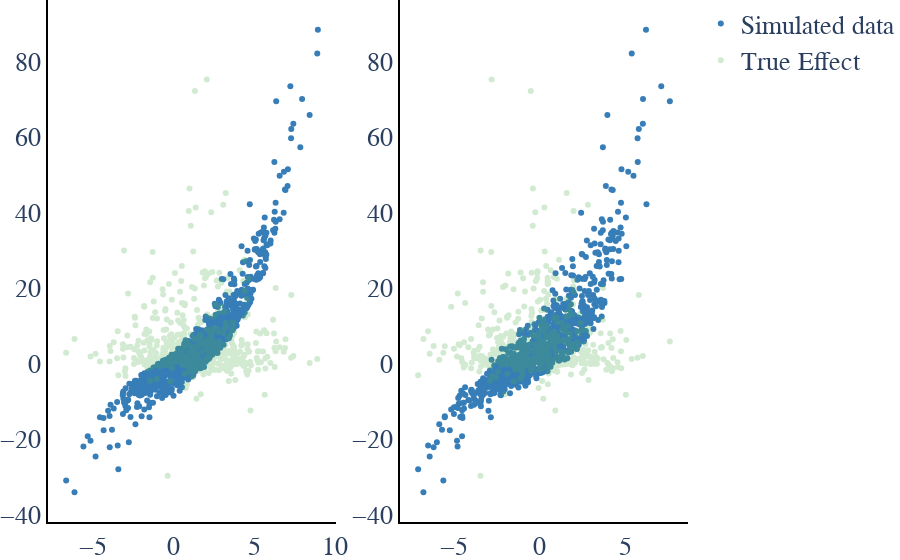

Notebook code for this chart:
### Code cell
fig = plot_ilr_X_vs_Y(X_sim_ilr, Y_sim, Y_star)

fig.write_image(os.path.join(savepath,
                             "Data_vs_trueeffect_" +str(p)+"InstrumentStrength_"+str(instrument_strength)+".pdf" ))

fig.show()

### Figure 1 — Plotly figure (JSON) as saved in the notebook; plotly's stock layout.template omitted (floating-point values rounded to 4 significant figures; data arrays with more than 128 entries replaced by an {"elided": "..."} marker saying what was removed)
{"data": [{"marker": {"color": "#377eb8"}, "mode": "markers", "name": "Simulated data", "showlegend": true, "type": "scatter", "x": {"elided": "1000 float values"}, "xaxis": "x", "y": {"elided": "1000 float values"}, "yaxis": "y"}, {"marker": {"color": "#4daf4a"}, "mode": "markers", "name": "True Effect", "opacity": 0.25, "showlegend": true, "type": "scatter", "x": {"elided": "1000 float values"}, "xaxis": "x", "y": {"elided": "500 float values"}, "yaxis": "y"}, {"marker": {"color": "#377eb8"}, "mode": "markers", "name": "Simulated data", "showlegend": false, "type": "scatter", "x": {"elided": "1000 float values"}, "xaxis": "x2", "y": {"elided": "1000 float values"}, "yaxis": "y2"}, {"marker": {"color": "#4daf4a"}, "mode": "markers", "name": "True Effect", "opacity": 0.25, "showlegend": false, "type": "scatter", "x": {"elided": "1000 float values"}, "xaxis": "x2", "y": {"elided": "500 float values"}, "yaxis": "y2"}], "layout": {"font": {"family": "serif", "size": 26}, "margin": {"b": 0, "l": 0, "r": 0, "t": 0}, "plot_bgcolor": "rgba(0,0,0,0)", "xaxis": {"anchor": "y", "domain": [0, 0.45], "linecolor": "black", "linewidth": 2, "showline": true}, "xaxis2": {"anchor": "y2", "domain": [0.55, 1], "linecolor": "black", "linewidth": 2, "showline": true}, "yaxis": {"anchor": "x", "domain": [0, 1], "linecolor": "black", "linewidth": 2, "showline": true}, "yaxis2": {"anchor": "x2", "domain": [0, 1], "linecolor": "black", "linewidth": 2, "showline": true}}}
